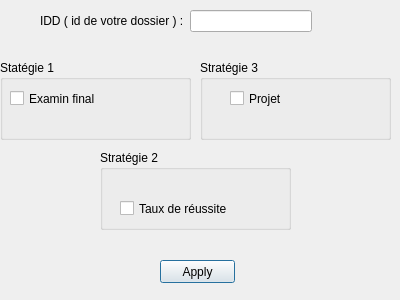
<?xml version="1.0" encoding="UTF-8"?>
<ui version="4.0">
 <class>AutoCompletionAlgo</class>
 <widget class="QDialog" name="AutoCompletionAlgo">
  <property name="geometry">
   <rect>
    <x>0</x>
    <y>0</y>
    <width>400</width>
    <height>300</height>
   </rect>
  </property>
  <property name="windowTitle">
   <string>Dialog</string>
  </property>
  <widget class="QGroupBox" name="groupBox">
   <property name="geometry">
    <rect>
     <x>0</x>
     <y>60</y>
     <width>191</width>
     <height>80</height>
    </rect>
   </property>
   <property name="title">
    <string>Statégie 1</string>
   </property>
   <widget class="QCheckBox" name="isFinal">
    <property name="geometry">
     <rect>
      <x>10</x>
      <y>30</y>
      <width>101</width>
      <height>17</height>
     </rect>
    </property>
    <property name="text">
     <string>Examin final</string>
    </property>
   </widget>
  </widget>
  <widget class="QGroupBox" name="groupBox_2">
   <property name="geometry">
    <rect>
     <x>100</x>
     <y>150</y>
     <width>191</width>
     <height>80</height>
    </rect>
   </property>
   <property name="title">
    <string>Stratégie 2</string>
   </property>
   <widget class="QCheckBox" name="isRateImportant">
    <property name="geometry">
     <rect>
      <x>20</x>
      <y>50</y>
      <width>111</width>
      <height>17</height>
     </rect>
    </property>
    <property name="text">
     <string>Taux de réussite</string>
    </property>
   </widget>
  </widget>
  <widget class="QPushButton" name="algoClicked">
   <property name="geometry">
    <rect>
     <x>160</x>
     <y>260</y>
     <width>75</width>
     <height>23</height>
    </rect>
   </property>
   <property name="text">
    <string>Apply</string>
   </property>
  </widget>
  <widget class="QWidget" name="layoutWidget">
   <property name="geometry">
    <rect>
     <x>40</x>
     <y>10</y>
     <width>272</width>
     <height>22</height>
    </rect>
   </property>
   <layout class="QHBoxLayout" name="horizontalLayout">
    <item>
     <widget class="QLabel" name="label">
      <property name="text">
       <string>IDD ( id de votre dossier ) :</string>
      </property>
     </widget>
    </item>
    <item>
     <widget class="QLineEdit" name="lineEdit"/>
    </item>
   </layout>
  </widget>
  <widget class="QGroupBox" name="groupBox_3">
   <property name="geometry">
    <rect>
     <x>200</x>
     <y>60</y>
     <width>191</width>
     <height>80</height>
    </rect>
   </property>
   <property name="title">
    <string>Stratégie 3</string>
   </property>
   <widget class="QCheckBox" name="isRateImportant_2">
    <property name="geometry">
     <rect>
      <x>30</x>
      <y>30</y>
      <width>111</width>
      <height>17</height>
     </rect>
    </property>
    <property name="text">
     <string>Projet</string>
    </property>
   </widget>
  </widget>
 </widget>
 <resources/>
 <connections/>
</ui>
